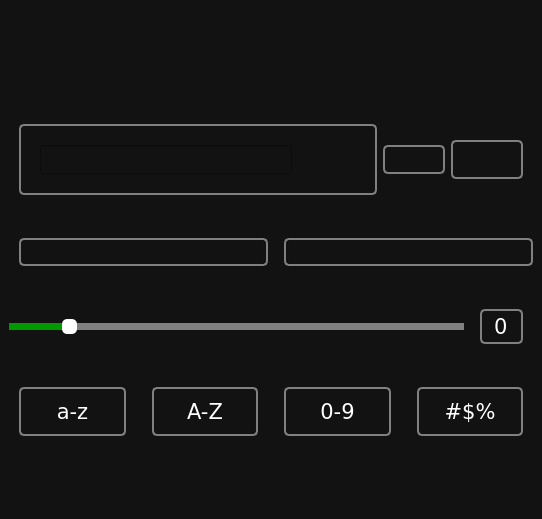
<?xml version="1.0" encoding="UTF-8"?>
<ui version="4.0">
 <class>MainWindow</class>
 <widget class="QMainWindow" name="MainWindow">
  <property name="geometry">
   <rect>
    <x>0</x>
    <y>0</y>
    <width>542</width>
    <height>519</height>
   </rect>
  </property>
  <property name="windowTitle">
   <string>Password Generator</string>
  </property>
  <property name="windowIcon">
   <iconset resource="imgs.qrc">
    <normaloff>:/icons/images/key_black_24dp.ico</normaloff>:/icons/images/key_black_24dp.ico</iconset>
  </property>
  <property name="styleSheet">
   <string notr="true">QWidget {
    background-color: #121212;
    color: white;
    font-family: Verdana;
    font-size: 16pt;
    margin: 10px;
}

QPushButton {
    border: 2px solid gray;
    border-radius: 5px;
}

QPushButton:checked {
    background-color:#006300;
    border-color: #090
}

QPushButton#btn_lower,
#btn_upper,
#btn_digits,
#btn_special {
    padding:10px
}

QPushButton:hover {
    border-color: #090
}
QPushButton:pressed {
    border: 4px solid #090
    border-radius: 5px;
}
QFrame {
 border: 2px solid gray;
 border-radius: 5px;
 margin-right: 0;
}
QFrame:hover {
    border-color: #090
}
QSlider::groove:horizontal {
	bacground-color: transparent;
	height: 5px;
}
QSlider::sub-page:horizontal  {
	background-color: #090;
}
QSlider::add-page:horizontal {
	background-color: gray;
}
QSlider::handle:horizontal {
	background-color: white;
	width: 22px;
	border-radius: 10px;
}</string>
  </property>
  <widget class="QWidget" name="centralwidget">
   <property name="layoutDirection">
    <enum>Qt::LeftToRight</enum>
   </property>
   <layout class="QHBoxLayout" name="horizontalLayout_6">
    <item>
     <layout class="QVBoxLayout" name="verticalLayout">
      <item>
       <widget class="QPushButton" name="pushButton_4">
        <property name="styleSheet">
         <string notr="true">border: none;
</string>
        </property>
        <property name="text">
         <string/>
        </property>
        <property name="icon">
         <iconset>
          <disabledon>:/icons/images/lock_white_24dp.svg</disabledon>
         </iconset>
        </property>
        <property name="iconSize">
         <size>
          <width>100</width>
          <height>100</height>
         </size>
        </property>
       </widget>
      </item>
      <item>
       <layout class="QHBoxLayout" name="horizontalLayout">
        <item>
         <widget class="QFrame" name="frame">
          <property name="sizePolicy">
           <sizepolicy hsizetype="Preferred" vsizetype="Maximum">
            <horstretch>0</horstretch>
            <verstretch>0</verstretch>
           </sizepolicy>
          </property>
          <property name="frameShape">
           <enum>QFrame::StyledPanel</enum>
          </property>
          <property name="frameShadow">
           <enum>QFrame::Raised</enum>
          </property>
          <layout class="QHBoxLayout" name="horizontalLayout_5">
           <item>
            <widget class="QLineEdit" name="lineEdit">
             <property name="sizePolicy">
              <sizepolicy hsizetype="Expanding" vsizetype="Maximum">
               <horstretch>0</horstretch>
               <verstretch>0</verstretch>
              </sizepolicy>
             </property>
            </widget>
           </item>
           <item>
            <widget class="QPushButton" name="pushButton">
             <property name="styleSheet">
              <string notr="true">QPushButton {
	border: none;
	margin: 0;
	background-color: transparent;
}</string>
             </property>
             <property name="text">
              <string/>
             </property>
             <property name="icon">
              <iconset resource="imgs.qrc">
               <normaloff>:/icons/visibility_off_white_24dp.svg</normaloff>
               <normalon>:/icons/visibility_white_24dp.svg</normalon>:/icons/visibility_off_white_24dp.svg</iconset>
             </property>
             <property name="iconSize">
              <size>
               <width>30</width>
               <height>30</height>
              </size>
             </property>
             <property name="checkable">
              <bool>true</bool>
             </property>
             <property name="checked">
              <bool>true</bool>
             </property>
            </widget>
           </item>
          </layout>
         </widget>
        </item>
        <item>
         <widget class="QPushButton" name="pushButton_3">
          <property name="styleSheet">
           <string notr="true">QPushButton {
	margin-right: 0;
	margin-left: 0;
}</string>
          </property>
          <property name="text">
           <string/>
          </property>
          <property name="icon">
           <iconset>
            <normalon>:/icons/refresh_white_24dp.svg</normalon>
           </iconset>
          </property>
          <property name="iconSize">
           <size>
            <width>52</width>
            <height>52</height>
           </size>
          </property>
         </widget>
        </item>
        <item>
         <widget class="QPushButton" name="pushButton_2">
          <property name="styleSheet">
           <string notr="true">QPushButton {
	padding: 5px;
	margin-left: 0
}</string>
          </property>
          <property name="text">
           <string/>
          </property>
          <property name="icon">
           <iconset>
            <normalon>:/icons/content_copy_white_24dp.svg</normalon>
           </iconset>
          </property>
          <property name="iconSize">
           <size>
            <width>42</width>
            <height>42</height>
           </size>
          </property>
         </widget>
        </item>
       </layout>
      </item>
      <item>
       <layout class="QHBoxLayout" name="horizontalLayout_2">
        <item>
         <widget class="QLabel" name="label_2">
          <property name="sizePolicy">
           <sizepolicy hsizetype="Preferred" vsizetype="Maximum">
            <horstretch>0</horstretch>
            <verstretch>0</verstretch>
           </sizepolicy>
          </property>
          <property name="cursor">
           <cursorShape>PointingHandCursor</cursorShape>
          </property>
          <property name="text">
           <string/>
          </property>
          <property name="alignment">
           <set>Qt::AlignCenter</set>
          </property>
         </widget>
        </item>
        <item>
         <widget class="QLabel" name="label">
          <property name="sizePolicy">
           <sizepolicy hsizetype="Preferred" vsizetype="Maximum">
            <horstretch>0</horstretch>
            <verstretch>0</verstretch>
           </sizepolicy>
          </property>
          <property name="text">
           <string/>
          </property>
          <property name="alignment">
           <set>Qt::AlignCenter</set>
          </property>
         </widget>
        </item>
       </layout>
      </item>
      <item>
       <layout class="QHBoxLayout" name="horizontalLayout_3">
        <item>
         <widget class="QSlider" name="slider_length">
          <property name="minimumSize">
           <size>
            <width>22</width>
            <height>5</height>
           </size>
          </property>
          <property name="baseSize">
           <size>
            <width>5</width>
            <height>22</height>
           </size>
          </property>
          <property name="styleSheet">
           <string notr="true">QSlider::sub-page:horizontal  {
	background-color: #090;
}
QSlider::add-page:horizontal {
	background-color: gray;
}
QSlider::handle:horizontal {
	background-color:white;
	border-radius: 5px;
}</string>
          </property>
          <property name="maximum">
           <number>100</number>
          </property>
          <property name="value">
           <number>12</number>
          </property>
          <property name="sliderPosition">
           <number>12</number>
          </property>
          <property name="orientation">
           <enum>Qt::Horizontal</enum>
          </property>
         </widget>
        </item>
        <item>
         <widget class="QSpinBox" name="spinbox_length">
          <property name="styleSheet">
           <string notr="true">QSpinBox {
	border: 2px solid gray;
	border-radius: 5px;
	background: transparent;
	padding: 2px;
}

QSpinBox:hover {
	border-color: #009900
}</string>
          </property>
          <property name="alignment">
           <set>Qt::AlignCenter</set>
          </property>
          <property name="buttonSymbols">
           <enum>QAbstractSpinBox::NoButtons</enum>
          </property>
         </widget>
        </item>
       </layout>
      </item>
      <item>
       <layout class="QHBoxLayout" name="horizontalLayout_4">
        <item>
         <widget class="QPushButton" name="btn_lower">
          <property name="text">
           <string>a-z</string>
          </property>
          <property name="checkable">
           <bool>true</bool>
          </property>
         </widget>
        </item>
        <item>
         <widget class="QPushButton" name="btn_upper">
          <property name="text">
           <string>A-Z</string>
          </property>
          <property name="checkable">
           <bool>true</bool>
          </property>
         </widget>
        </item>
        <item>
         <widget class="QPushButton" name="btn_digits">
          <property name="text">
           <string>0-9</string>
          </property>
          <property name="checkable">
           <bool>true</bool>
          </property>
         </widget>
        </item>
        <item>
         <widget class="QPushButton" name="btn_special">
          <property name="text">
           <string>#$%</string>
          </property>
          <property name="checkable">
           <bool>false</bool>
          </property>
         </widget>
        </item>
       </layout>
      </item>
     </layout>
    </item>
   </layout>
  </widget>
  <widget class="QMenuBar" name="menubar">
   <property name="geometry">
    <rect>
     <x>0</x>
     <y>0</y>
     <width>542</width>
     <height>51</height>
    </rect>
   </property>
  </widget>
  <widget class="QStatusBar" name="statusbar"/>
 </widget>
 <resources>
  <include location="imgs.qrc"/>
 </resources>
 <connections/>
</ui>
